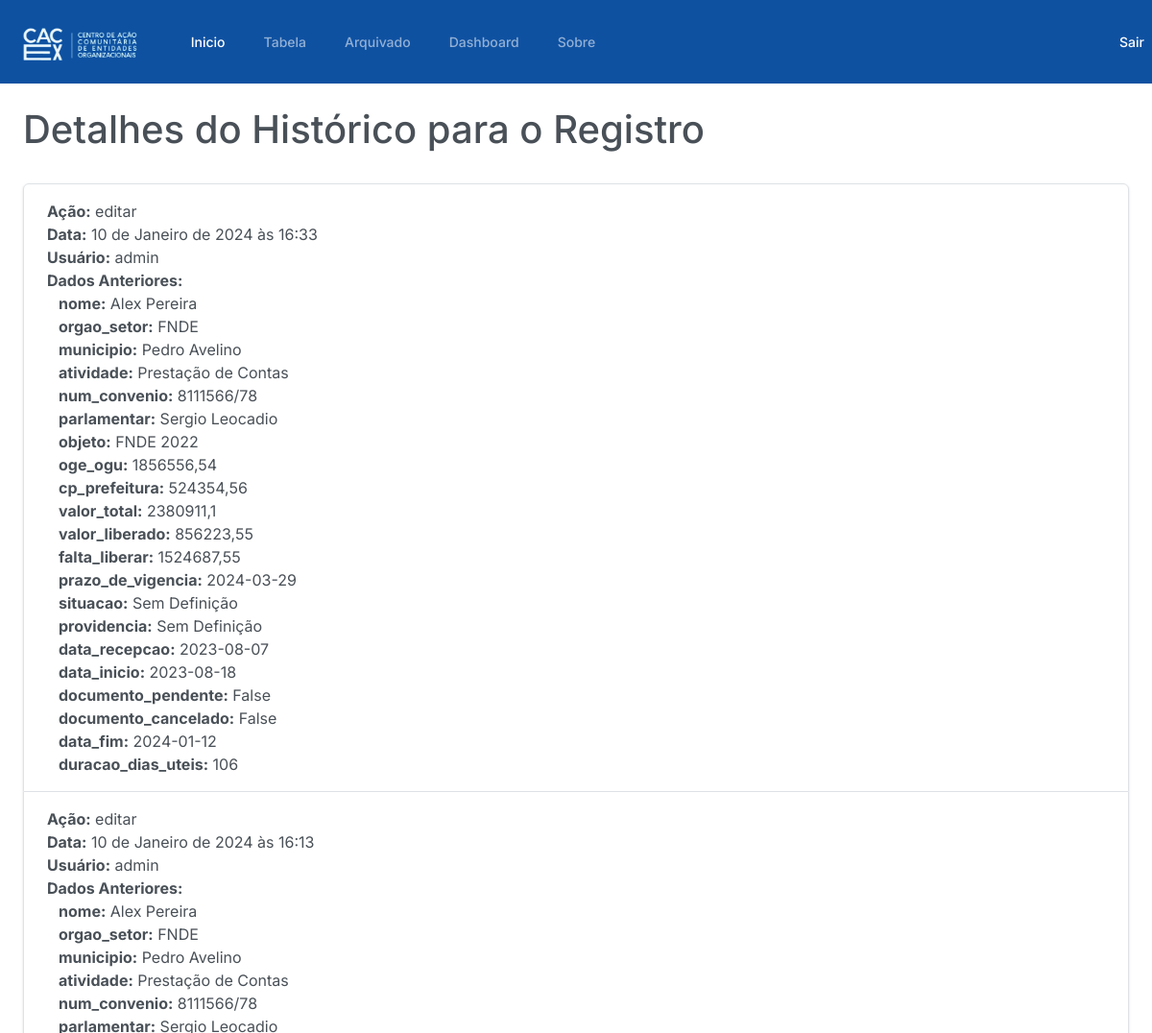
/historico_detail/26/ (signed in, upper part), run on an earlier commit of the app's database.
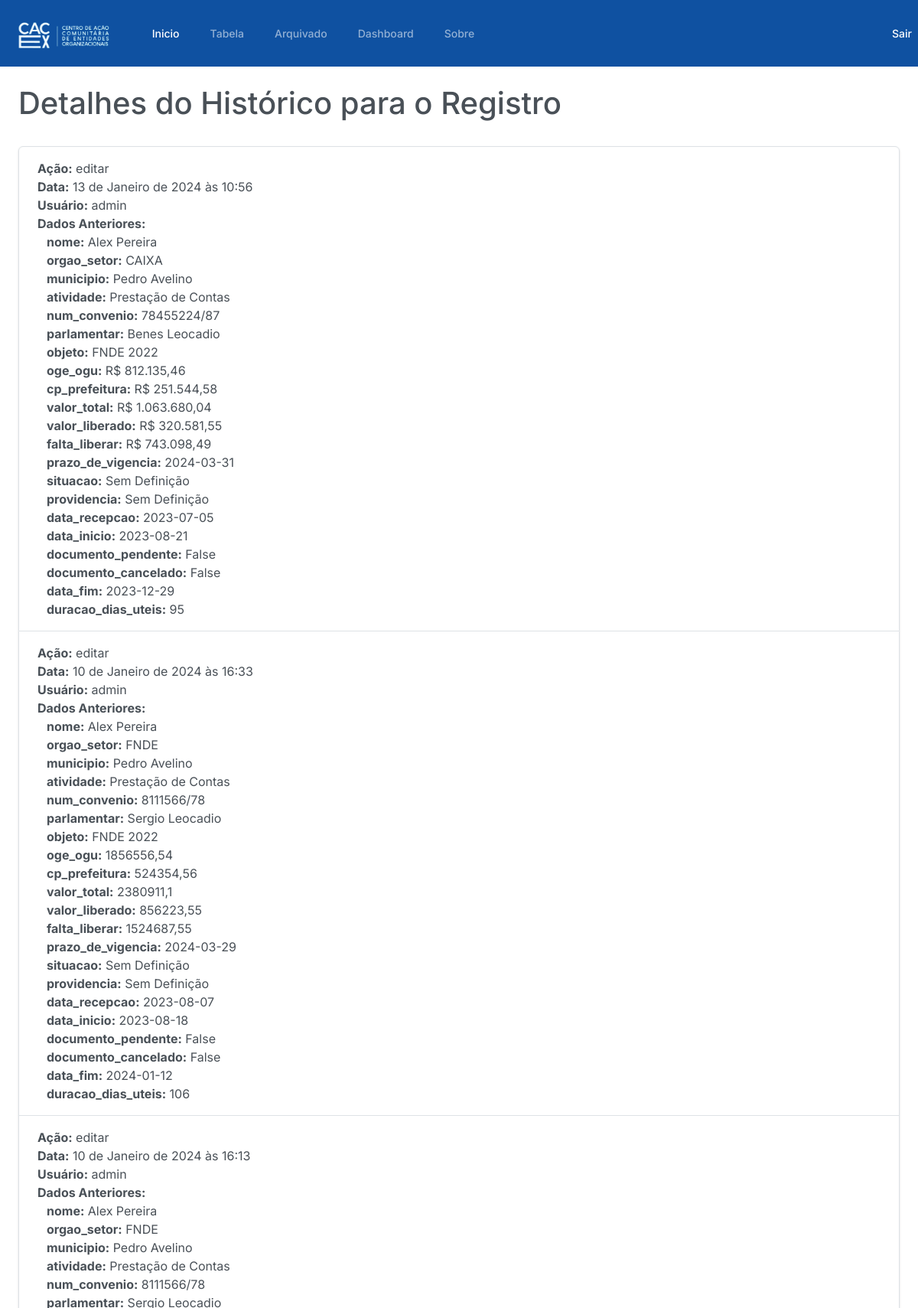
And on a later commit of the database.
### plataforma/models.py (models this page shows, shortened)
class Historico(models.Model):
    usuario = models.ForeignKey(CustomUser, on_delete=models.CASCADE)
    acao = models.CharField(max_length=255)
    data = models.DateTimeField(auto_now_add=True)
    dados_anteriores = models.JSONField(default=dict, encoder=DecimalJSONEncoder)
    registro = models.ForeignKey(RegistroFuncionarios, on_delete=models.CASCADE)

### autenticar/models.py (models this page shows)
class CustomUser(AbstractUser):
    reset_password_token = models.CharField(max_length=32, blank=True, null=True)
    groups = models.ManyToManyField(
        'auth.Group',
        related_name='customuser_set',
        related_query_name='user',
        blank=True,
        verbose_name='groups',
        help_text='The groups this user belong to. A user will get all permissions granted to each of their groups.',
    )
    user_permissions = models.ManyToManyField(
        'auth.Permission',
        related_name='customuser_set',
        related_query_name='user',
        blank=True,
        verbose_name='user permissions',
        help_text='Specific permissions for this user.'
    )

### plataforma/views.py (the view)
# urls.py: path('historico_detail/<int:registro_id>/', views.historico_detail, name='historico_detail'),
def historico_detail(request, registro_id):
    registro = get_object_or_404(RegistroFuncionarios, id=registro_id)
    historico_registros = Historico.objects.filter(registro_id=registro).order_by('-data')
    context = {
        'historico_registros': historico_registros,
        'registro_id': registro_id
    }
    return render(request, 'historico_detail_template.html', context)

### plataforma/templates/historico_detail_template.html (shortened to what this page needs)
{% extends "base.html" %}
{% load static %}
{% load humanize %}
{% load custom_filters %}
{% block container %}
    <div class="m-4">
      <h1>Detalhes do Histórico para o Registro</h1> <br>
      <ul class="list-group">
        {% for historico in historico_registros %}
          <li class="list-group-item justify-content-between align-items-center">
            <strong>Ação:</strong> {{ historico.acao }}<br>
            <strong>Data:</strong> {{ historico.data }}<br>
            <strong>Usuário:</strong> {{ historico.usuario }}<br>
            <strong>Dados Anteriores:</strong> <br>
            <div class="container">
              {% for key, value in historico.dados_anteriores.items %}
                <strong>{{ key }}:</strong> {{ value }} <br>
              {% endfor %}
            </div>
          </li>
        {% endfor %}
      </ul>
    </div>
{% endblock container %}

What changed in the data, as far as the page shows it:
added Historico: acao "editar", data "13 de Janeiro de 2024 às 10:56", usuario "admin", dados_anteriores "nome" "orgao_setor" "municipio" "atividade" "num_convenio" "parlamentar" "objeto" "oge_ogu" "cp_prefeitura" "valor_total" "valor_liberado" "falta_liberar" "prazo_de_vigencia" "situacao" "providencia" "data_recepcao" "data_inicio" "documento_pendente" "documento_cancelado" "data_fim" "duracao_dias_uteis", dados_anteriores "Alex Pereira" "CAIXA" "Pedro Avelino" "Prestação de Contas" "78455224/87" "Benes Leocadio" "FNDE 2022" "R$ 812.135,46" "R$ 251.544,58" "R$ 1.063.680,04" "R$ 320.581,55" "R$ 743.098,49" "2024-03-31" "Sem Definição" "Sem Definição" "2023-07-05" "2023-08-21" "False" "False" "2023-12-29" "95"
